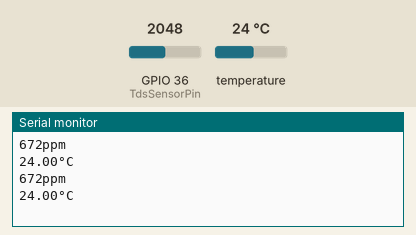
Bench run of a sketch on a simulated ESP32. Shown: the last lines printed to the serial monitor. Inputs (shaded band) come from the test bench; at power-on: temperature 24 °C, GPIO 36 (TdsSensorPin) = 2048. EEPROM starts erased.

Above: at 3.3 s.
3.4 s: temperature set to 12 °C
At 4.8 s:
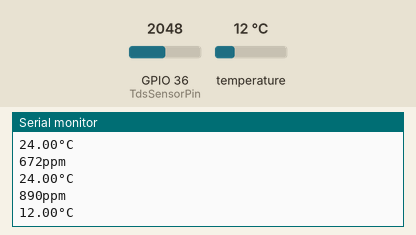
5.9 s: GPIO 36 (TdsSensorPin) set to 2866
At 7.3 s:
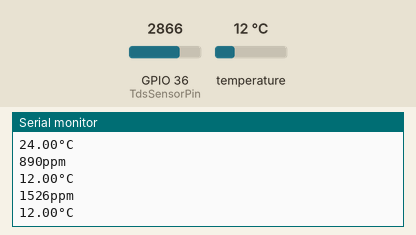
8.4 s: temperature set to 19 °C
At 10.6 s:
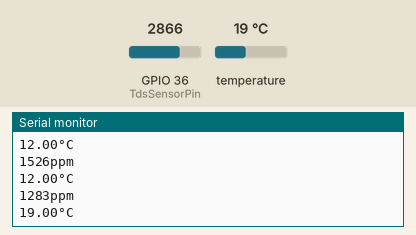
10.9 s: GPIO 36 (TdsSensorPin) set to 3603
At 12.3 s:
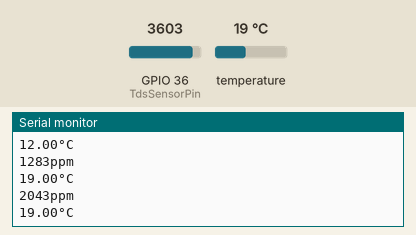
Timing chart, 0 to 13.9 s (numbered marks = the images above; inputs shaded):
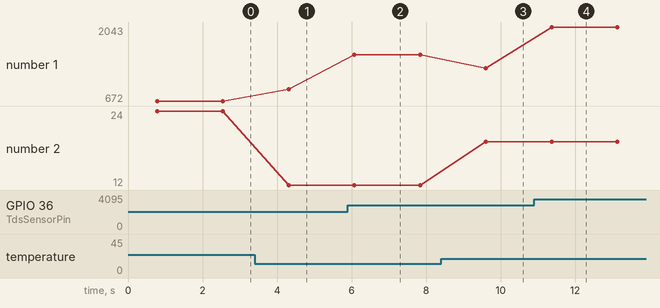

Measured:
- after the input at 3.4 s, the serial monitor: prints a new line after 0.91 s (image 1)
- after the input at 5.9 s, the serial monitor: prints a new line after 0.17 s (image 2)
- after the input at 8.4 s, the serial monitor: prints a new line after 1.2 s (image 3)
- after the input at 10.9 s, the serial monitor: prints a new line after 0.47 s (image 4)
- plotted number 1: 672 → 890 after the input at 3.4 s, 890 → 1526 after the input at 5.9 s, 1526 → 1283 after the input at 8.4 s, 1283 → 2043 after the input at 10.9 s
- plotted number 2: 24 → 12 after the input at 3.4 s, 12 → 19 after the input at 8.4 s

The sketch:

TDS_sensor.ino
```cpp
#include <DallasTemperature.h>
#include <OneWire.h>
#include <EEPROM.h>
#include "GravityTDS.h"


#define TdsSensorPin 36
#define TempSensor 14 // Insert which pin in the VF
#define EEPROM_SIZE 512 // When requesting temp it takes a bunch of samples and stores them all. To prevent using all the memory the size is limited (Max: 4096)

OneWire oneWire(TempSensor);
GravityTDS gravityTds;
DallasTemperature temp(&oneWire);

float temperature = 25,tdsValue = 0; // both of these get overwritten on launch

void setup()
{
    EEPROM.begin(EEPROM_SIZE);
    Serial.begin(115200);
    temp.begin();
    gravityTds.setPin(TdsSensorPin);
    gravityTds.setAref(3.3);  //reference voltage on ADC, default 3.3 V on esp32
    gravityTds.setAdcRange(4096);  //1024 for 10bit ADC;4096 for 12bit ADC (we use 12bit)
    gravityTds.begin();  //initialization
}

void loop()
{
    temp.requestTemperatures();
    temperature = temp.getTempCByIndex(0);  //add temperature sensor and read it
    gravityTds.setTemperature(temperature);  // set the temperature and execute temperature compensation
    gravityTds.update();  //sample and calculate
    tdsValue = gravityTds.getTdsValue();  // then get the value
    Serial.print(tdsValue,0);
    Serial.println("ppm");
    Serial.print(temperature);
    Serial.println("°C");
    delay(1000);
}
```
